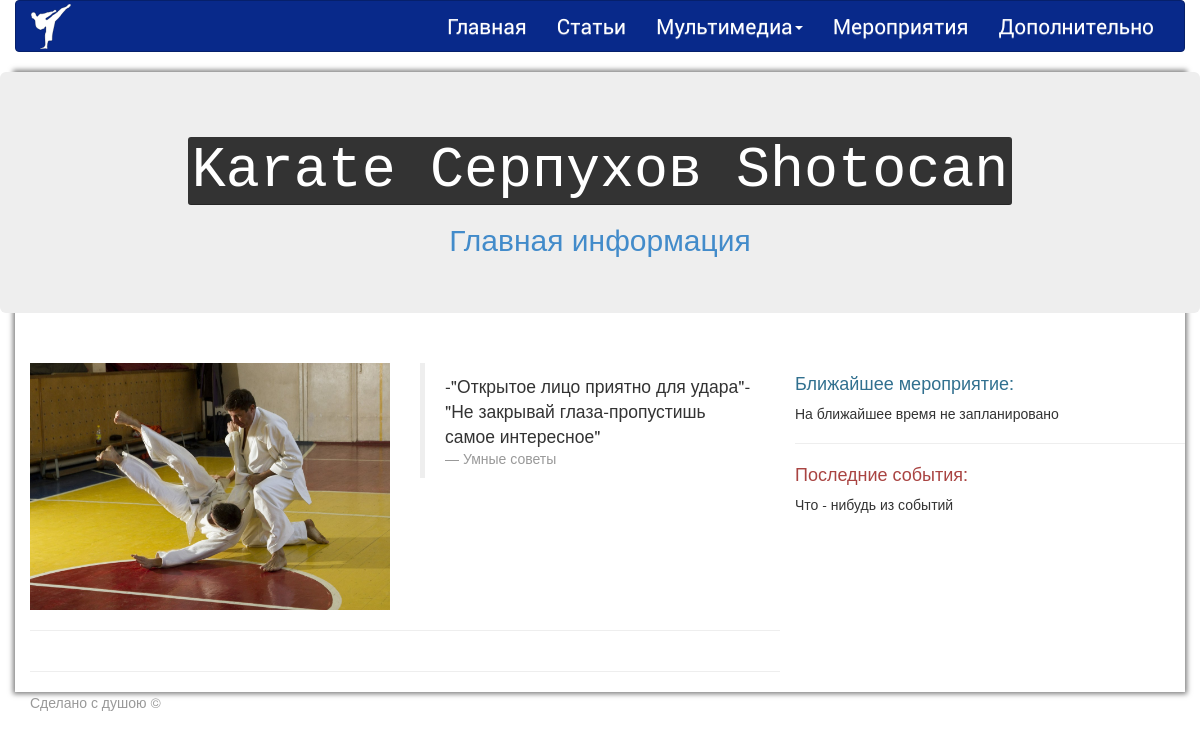
The app's page /index/, older data.
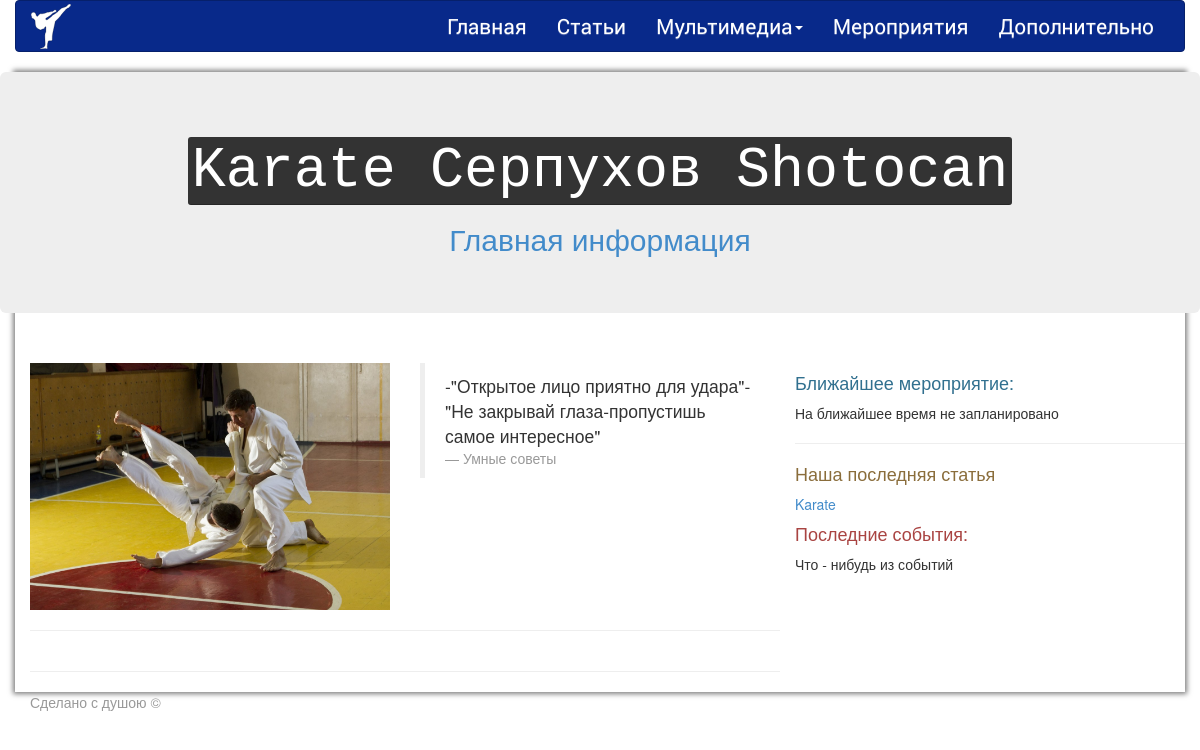
The same page, newer data.
### karate/models.py (models this page shows, shortened)
class Articles(models.Model):
    name = models.CharField(max_length=100, verbose_name='Название')
    dc = models.DateTimeField(auto_now_add=True, verbose_name='Дата создания статьи')
    short_text = models.CharField(max_length=255, verbose_name='Краткое содержание')
    text = models.TextField(verbose_name='Текст статьи')
    class Meta:
        verbose_name = 'Статью'
        verbose_name_plural = 'Статьи'

### core/views.py (the view)
# urls.py: url(r'^index/$', 'index', name='index'),
def index(request):
    c = {}
    yesterday = datetime.date.today() - datetime.timedelta(days=1)
    events = PlanOfEvents.objects.filter(date__gte=yesterday).order_by('date')
    if events:
        c['events'] = events[0]
    last_article = Articles.objects.order_by('-dc')
    if last_article:
        c['last_article'] = last_article[0]
    return render(request, 'core/index.html', c)

### core/templates/core/index.html (shortened to what this page needs)
{% extends 'core/base.html' %}
{% block full_content %}
    <div class="row">
        <div class="jumbotron">
            <h1 class="text-primary text-center" id="karate_title"><kbd>Karate Серпухов Shotocan</kbd></h1>
            <h2 class="text-primary text-center"> Главная информация </h2>
        </div>
    </div>
    {{ block.super }}
{% endblock %}
{% block content %}
    <div class="row">
        <div class="col-xs-6">
            <img src="{{ STATIC_URL }}core/images/katenev.jpg" width="100%">
        </div>
        <div class="col-xs-6">
            <blockquote>
                -"Открытое лицо приятно для удара"-"Не закрывай глаза-пропустишь самое интересное"
                <footer>Умные советы</footer>
            </blockquote>
        </div>
    </div>
    <hr/>
    <hr/>
{% endblock %}
{% block sidebar %}
    <div class="row">
        <div>
            <a href="{% url 'plan_of_events_list' %}"><h4 class="text-info">Ближайшее мероприятие:</h4></a>
            {% if events %}
                {{ events.name }}
            {% else %}
                На ближайшее время не запланировано
            {% endif %}
            <hr>
            {% if last_article %}
                <a href="{% url 'article_list' %}"><h4 class="text-warning">Наша последняя статья</h4></a>
                <a href="{% url 'article-detail' last_article.pk %}">{{ last_article.name }}</a>
            {% endif %}
            <h4 class="text-danger"> Последние события: </h4>
            Что - нибудь из событий
        </div>
    </div>
{% endblock %}

Row changes from the older to the newer data that the page shows:
added Articles: name "Karate"
Text that changed along with them:
text now shown: "Наша последняя статья"
